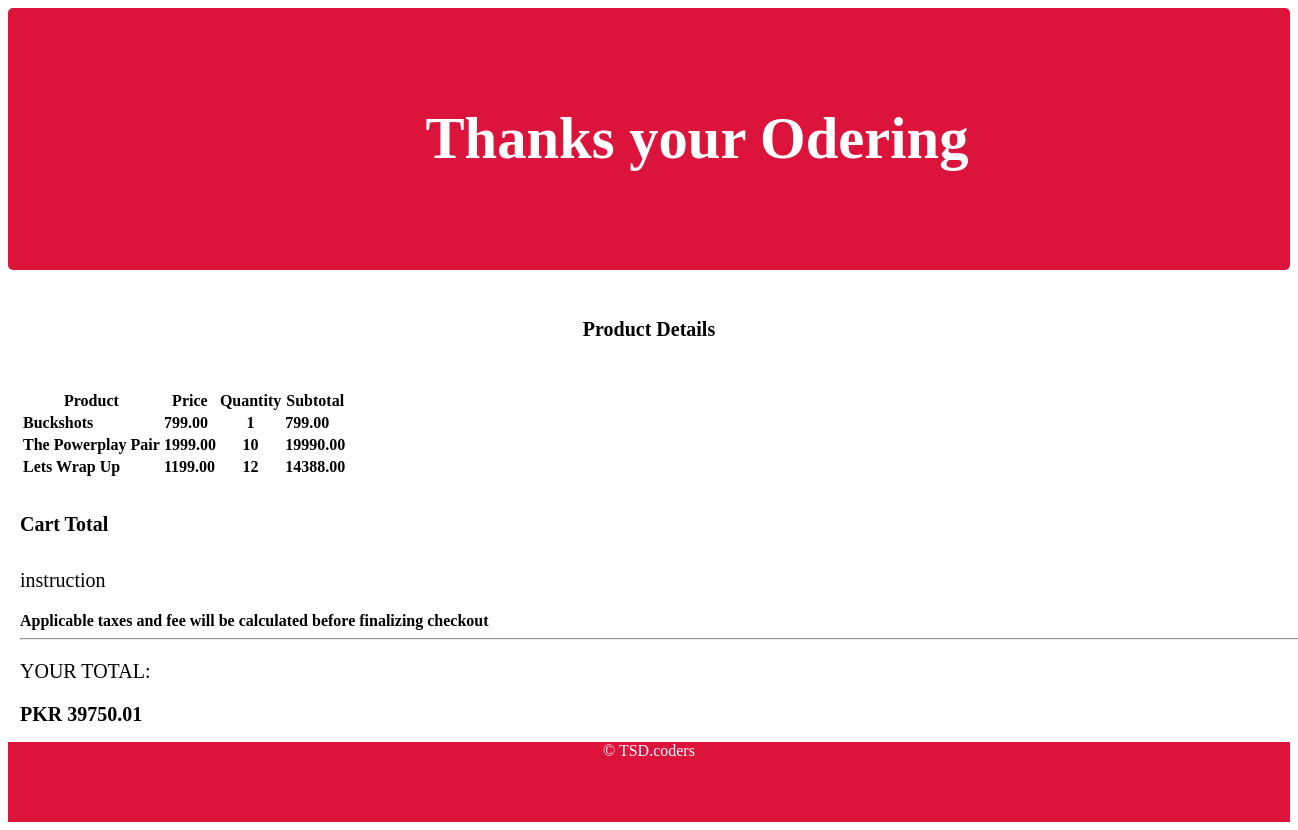
Page /home/email/ (signed in) on the committed database.
### howdy/models.py (models this page shows, shortened)
class Cart(models.Model):
    product = models.ForeignKey(Product, on_delete=models.CASCADE)
    user = models.ForeignKey('User', on_delete=models.CASCADE)
    qty = models.IntegerField(default=1)
    sub_total =models.DecimalField( default=0,decimal_places=2, max_digits=8)
    order_id =models.CharField(default=0, max_length=15)

class Product(models.Model):
    name = models.CharField(max_length=100)
    Description = models.CharField(max_length=200)
    Image = models.ImageField(upload_to='howdy/products/')
    price = models.DecimalField(default=0,decimal_places=2,max_digits=6)
    category =models.ForeignKey(Category,on_delete=models.CASCADE)
    sale_price = models.DecimalField(default=0, decimal_places=2, max_digits=6, blank=True, null=True)

### howdy/views.py (the view)
# urls.py: path('email/',views.email),
def email(request):
    cart_items = Cart.objects.filter(user=request.user,order_id=0)
    sub_total = 0
    for cart in cart_items:
        sub_total += cart.sub_total
    grand_total = float(sub_total)*0.13
    grand_total+= float(sub_total)
    message_body = loader.get_template('order_email.html')
    return HttpResponse(message_body.render({'cart_items': cart_items, 'grand_total':grand_total }))

### howdy/templates/order_email.html (shortened to what this page needs)
<!DOCTYPE html>
<html lang="en">
<head>
</head>
<body>
    <header class="py-5 shop-header">
        <div class="container px-4 px-lg-5 my-5">
            <div class="text-center text-white">
                <h1 class="display-4 fw-bolder">Thanks your Odering </h1>
            </div>
        </div>
    </header>
    <h3 class="text-center cart-totall my-5">Product Details</h3>
    <div class="container">
        <table class="table table-striped-rows">
            <thead>
              <tr>
                <th scope="col" class="mx-5">Product</th>
                <th scope="col" class="mx-5">Price</th>
                <th scope="col" class="mx-5">Quantity</th>
                <th scope="col" class="mx-5">Subtotal</th>
              </tr>
            </thead>
            <tbody>
              {% if cart_items %}
                {% for cart in cart_items %}
                  <tr>
                    <td class="mx-5"> <strong>{{ cart.product.name }}</strong> </th>
                    <td class="mx-5"><strong>{{ cart.product.price }}</strong>  </td>
                    <td class="mx-5 text-center"><strong>{{ cart.qty }}</strong> </td>
                    <td class="mx-5"><strong>{{ cart.sub_total }}</strong></td>
                  </tr>
                {% endfor %}
              {% endif %}
            </tbody>
          </table>
          <div class="cart-total">
            <h5 class="cart-totall"><strong>Cart Total</strong></h5>
              <div class="d-flex justify-content-between ps-1">
                  <p class="cart-totall">instruction</p>
                  <span>
                    <strong>Applicable taxes and fee will be calculated before finalizing checkout</strong>
                  </span>
              </div>
          <hr>
              <div class="d-flex justify-content-between ps-1">
                  <p class="cart-totall">YOUR TOTAL:</p>
                  <span >
                    <strong style="font-size: 20px;">PKR {{ grand_total }}</strong>
                  </span>
              </div>
          </div>
    </div>
    <div class="footer">
        <p class="text-white text-center  mt-5 "> © TSD.coders</p>
    </div>
</body>
</html>

### howdy/templates/order_email.html (style rules this page uses)
.shop-header { background-color:crimson; border-radius: 5px; }
.footer { height: 80px; background-color: crimson; }
.py-5 { padding-top: 3rem !important; padding-bottom: 3rem !important; }
.container, .container-fluid, .container-xxl, .container-xl, .container-lg, .container-md, .container-sm { --bs-gutter-x: 1.5rem; --bs-gutter-y: 0; width: 100%; padding-right: calc(var(--bs-gutter-x) * 0.5); padding-left: calc(var(--bs-gutter-x) * 0.5); margin-right: auto; margin-left: auto; }
.px-4 { padding-right: 1.5rem !important; padding-left: 1.5rem !important; }
.px-lg-5 { padding-right: 3rem !important; padding-left: 3rem !important; }
.my-5 { margin-top: 3rem !important; margin-bottom: 3rem !important; }
.text-center { text-align: center !important; }
.text-white { --bs-text-opacity: 1; color: #fff !important; }
.display-4 { font-size: calc(1.475rem + 2.7vw); font-weight: 300; line-height: 1.2; }
.fw-bolder { font-weight: bolder !important; }
.cart-totall { font-size: 20px; }

### rows in the picture
Cart: product.name "Buckshots", product.price "799.00", qty "1", sub_total "799.00"
Cart: product.name "The Powerplay Pair", product.price "1999.00", qty "10", sub_total "19990.00"
Cart: product.name "Lets Wrap Up", product.price "1199.00", qty "12", sub_total "14388.00"

### other values in the picture
{{ grand_total }} "39750.01"
